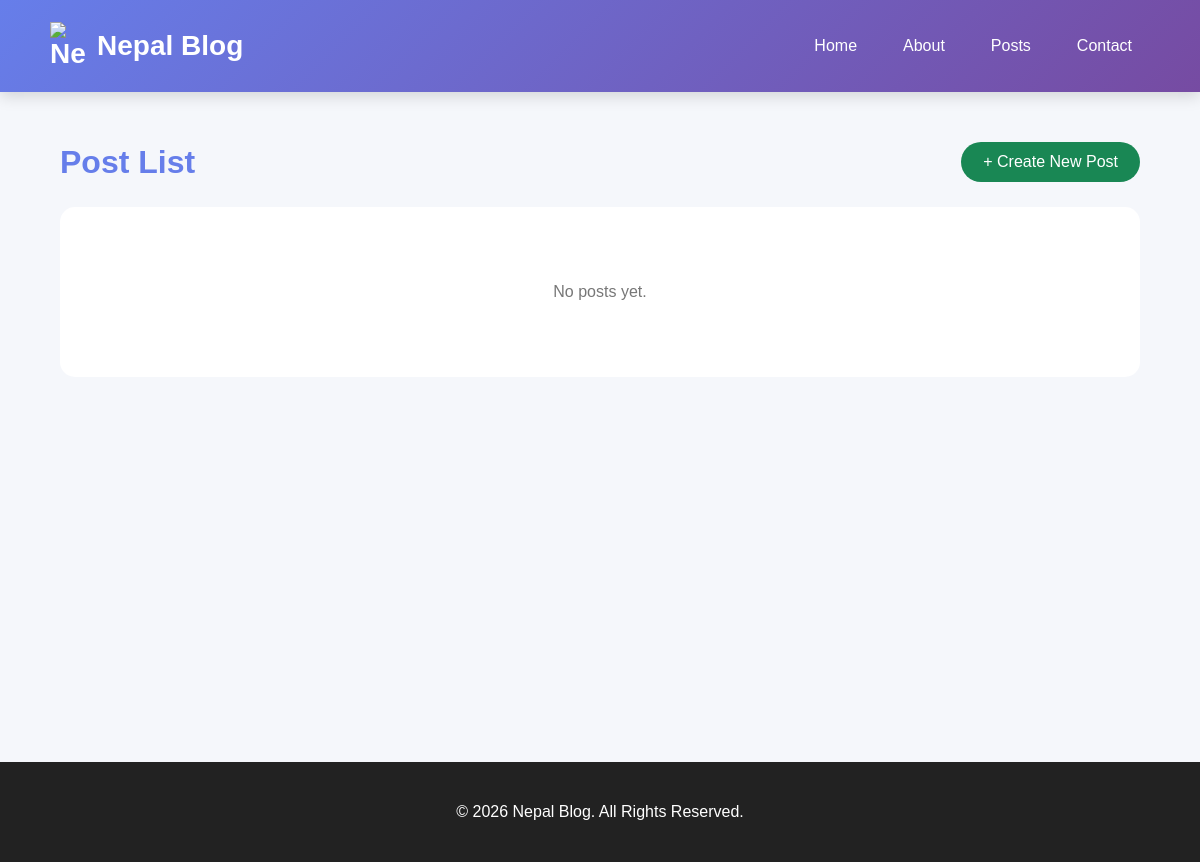
/posts/, run on an earlier commit of the app's database.
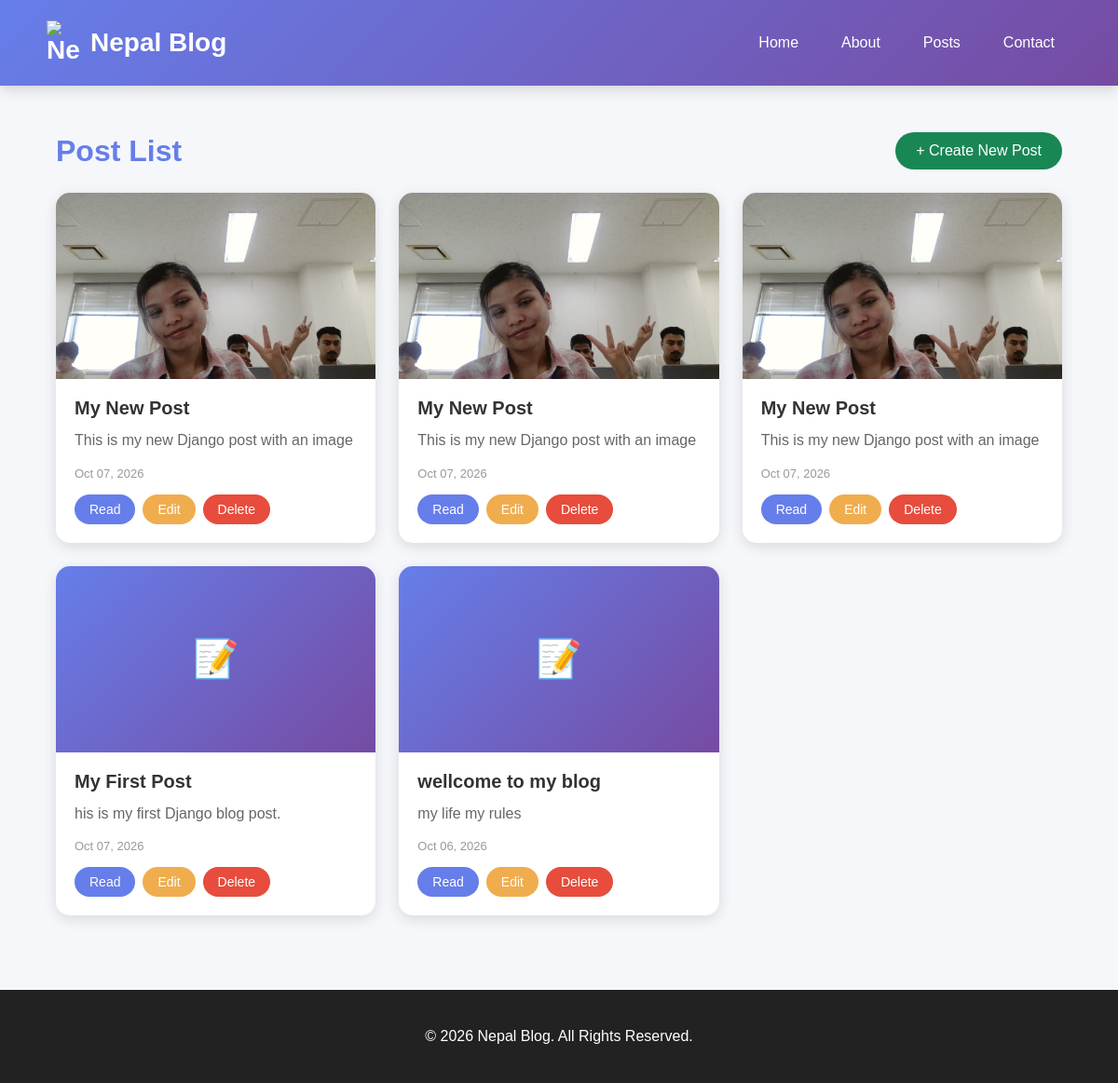
And on a later commit of the database.
### blog/models.py (models this page shows, shortened)
class Post(models.Model):
    title = models.CharField(max_length=200)
    slug = models.SlugField(unique=True, blank=True, null=True)
    content = models.TextField()
    author = models.ForeignKey(
        settings.AUTH_USER_MODEL,
        on_delete=models.CASCADE,
        null=True,
        blank=True,
    )
    cover_image = models.ImageField(
        upload_to="posts/",
        blank=True,
        null=True
    )
    created_at = models.DateTimeField(auto_now_add=True)
    updated_at = models.DateTimeField(auto_now=True)

### blog/views.py (the view)
# urls.py: path("posts/", views.post_list, name="post_list"),
def post_list(request):
    posts = Post.objects.all().order_by("-created_at")
    return render(request, "blog/post_list.html", {"posts": posts})

### blog/templates/blog/post_list.html (shortened to what this page needs)
{% extends "blog/base.html" %}
{% block content %}
<div class="list-wrap">
    <div class="list-header">
        <h1>Post List</h1>
        <a href="{% url 'post_create' %}" class="create-btn">+ Create New Post</a>
    </div>
    {% if posts %}
    <div class="card-grid">
        {% for post in posts %}
        <div class="card">
            {% if post.cover_image %}
                <img src="{{ post.cover_image.url }}" alt="{{ post.title }}">
            {% else %}
                <div class="no-image">📝</div>
            {% endif %}
            <div class="card-body">
                <h2>{{ post.title }}</h2>
                <p>{{ post.content|truncatechars:100 }}</p>
                <div class="card-date">{{ post.created_at|date:"M d, Y" }}</div>
                <div class="card-actions">
                    <a href="{% url 'post_detail' post.pk %}" class="btn-read">Read</a>
                    <a href="{% url 'post_edit' post.pk %}" class="btn-edit">Edit</a>
                    <a href="{% url 'post_delete' post.pk %}" class="btn-delete">Delete</a>
                </div>
            </div>
        </div>
        {% endfor %}
    </div>
    {% else %}
    <div class="empty">
        <p>No posts yet.</p>
    </div>
    {% endif %}
</div>
{% endblock %}

What changed in the data, as far as the page shows it:
added Post: cover_image (picture), title "My New Post", content "This is my new Django post with an image", created_at "Oct 07, 2026"
added Post: cover_image (picture), title "My New Post", content "This is my new Django post with an image", created_at "Oct 07, 2026"
added Post: cover_image (picture), title "My New Post", content "This is my new Django post with an image", created_at "Oct 07, 2026"
added Post: title "My First Post", content "his is my first Django blog post.", created_at "Oct 07, 2026"
added Post: title "wellcome to my blog", content "my life my rules", created_at "Oct 06, 2026"
Also different on the page:
text no longer shown: "No posts yet."
